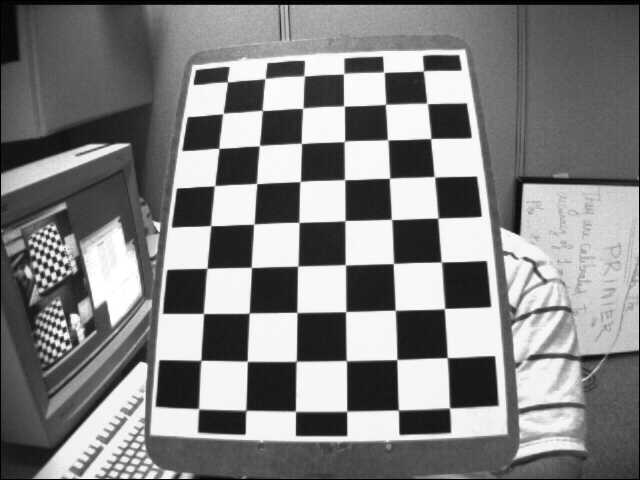
#> input picture sample_code/1_camera_calibration/images/left12.jpg, 640 x 480 px
$ python undistort.py
#> lines starting #> are read from the running program, lines starting #| are printed output that depends on the picture
import numpy as np
import cv2


K = np.load("K.npy")
#> (reads sample_code/1_camera_calibration/K.npy from the repository)
D = np.load("D.npy")
#> (reads sample_code/1_camera_calibration/D.npy from the repository)

D=D.squeeze()
print(K)
print(D)
img = cv2.imread('images/left12.jpg')
#> img is the input picture: shape (480, 640, 3); min 0, max 255, mean 129.5

dst = cv2.undistort(img, K, D, None, None)
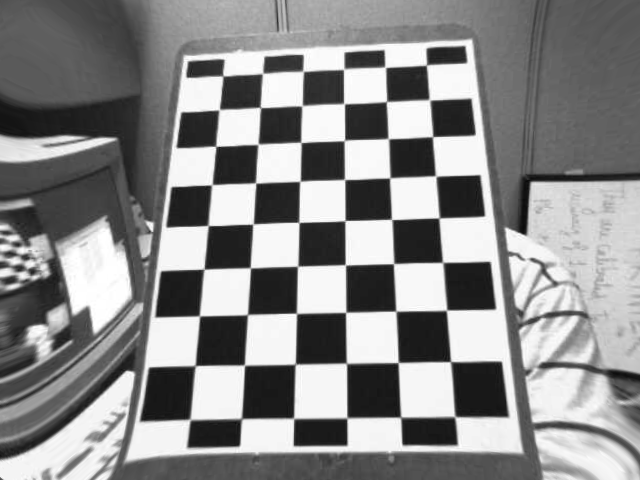
#> dst: shape (480, 640, 3); min 9, max 255, mean 138.1

'''
h,  w = img.shape[:2]
newcameramtx, roi = cv2.getOptimalNewCameraMatrix(K, D, (w,h), 1, (w,h))
# undistort
dst = cv2.undistort(img, K, D, None, newcameramtx)
'''

vis = np.concatenate((img, dst), axis=1)
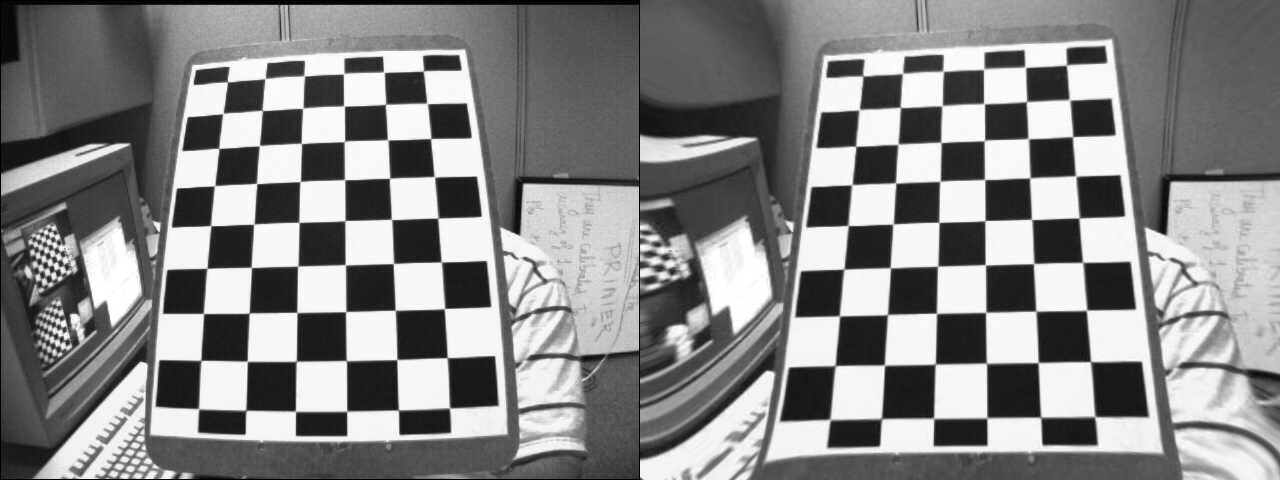
#> vis: shape (480, 1280, 3); min 0, max 255, mean 133.8
cv2.imwrite('calibresult.png', vis)
